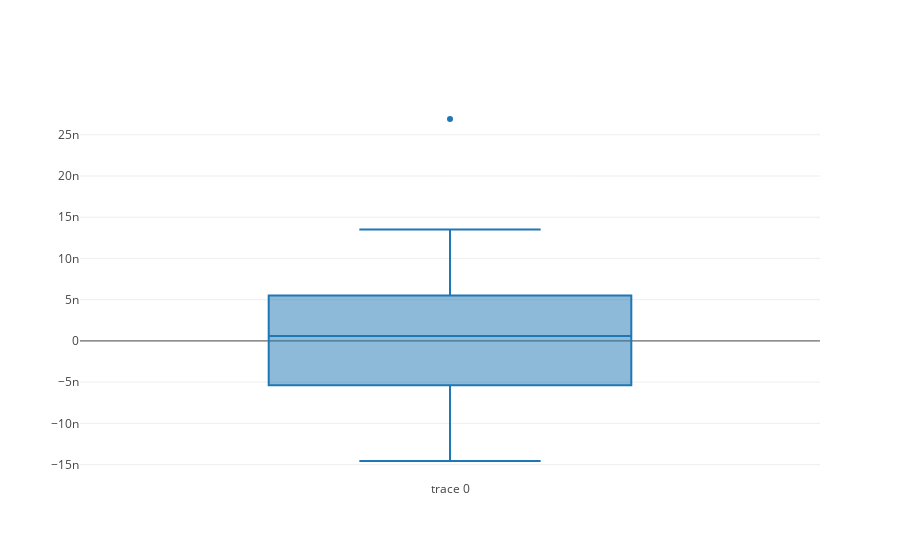

The notebook cell this image was saved under:
### Markdown cell above
## BOX PLOT FOR REGRESSION ##

### Code cell
trace1 = go.Box(
    y = (reg.predict(X_test) - Y_test)
)
data = [trace1]
plot.iplot(data)

### Figure 1 — Plotly figure (JSON) as saved in the notebook; plotly's stock layout.template omitted (floating-point values rounded to 4 significant figures)
{"data": [{"type": "box", "y": [6.426e-09, 7.704e-09, -3.428e-09, 7.193e-09, -7.578e-09, 2.691e-08, -1.645e-09, -5.15e-09, 3.827e-09, -1.431e-08, 1.437e-09, 7.97e-09, 3.225e-10, 2.036e-09, -6.857e-09, -8.27e-09, 4.095e-09, 8.649e-09, 1.351e-08, 8.708e-10, -2.599e-10, -3.675e-09, -1.456e-08, -1.682e-09, -5.626e-09, 4.616e-09, 1.687e-09, -5.612e-09]}], "layout": {}}
